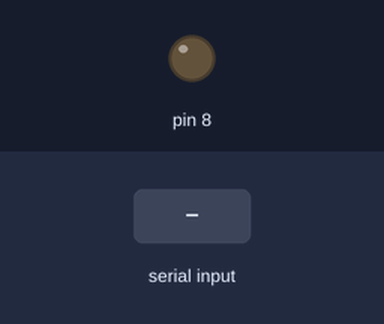
Bench run of a sketch on a simulated Arduino Uno, built with avr-gcc and run on an emulated ATmega328P. Parts: output pins drawn as LEDs (lit = HIGH). Inputs (shaded band) come from the test bench.

Above: at 1.2 s.
1.3 s: "A" received over Serial
At 2.6 s:
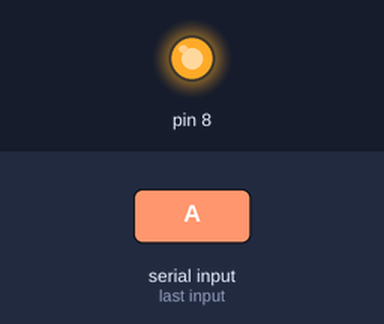
4.3 s: byte 71 (71) received over Serial
At 7.2 s:
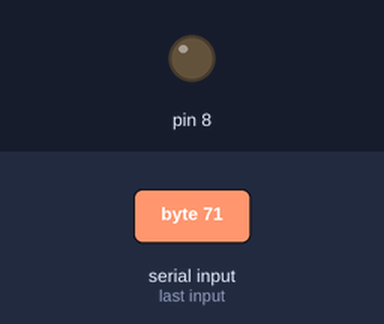
7.3 s: "B" received over Serial
At 8.8 s:
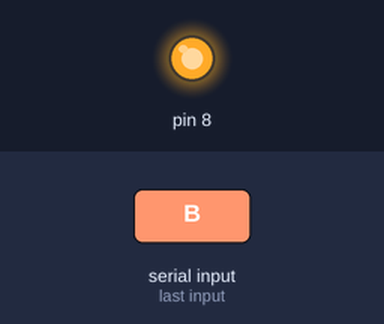
10.3 s: "C" received over Serial
Timing chart, 0 to 14.3 s (numbered marks = the images above; inputs shaded):
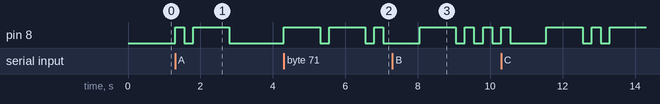

Measured:
- after the input at 1.3 s, pin 8: LOW → HIGH at once, → LOW 0.25 s later, → HIGH 0.25 s later, → LOW 1.0 s later
- after the input at 4.3 s, pin 8: goes HIGH 1.0 s, LOW 0.25 s, HIGH 1.0 s, LOW 0.25 s, HIGH 0.25 s, then LOW, starting at once
- after the input at 7.3 s, pin 8: LOW → HIGH after 0.75 s, then repeats every 0.50 s: LOW 0.25 s, HIGH 0.25 s

The sketch:

last-class-morse.ino
```cpp
 int incomingByte;

void setup()
{
  Serial.begin(9600);
  pinMode(8,OUTPUT);
}

void loop()
{
 if(Serial.available()>0)
 {
  incomingByte=Serial.read();
  switch(incomingByte)
  {
    case 65:

            dot();dash();
            delay(250*3);
            break;
    case 66:

            dash();dot();dot();dot();
            delay(250*3);
            break;
    case 67:

            dash();dot();dash();dot();
            delay(250*3);
            break;
    case 68:

             dash();dot();dot();
            delay(250*3);
            break;
    case 69:

            dot();
            delay(250*3);
            break;
    case 70:

             dot();dot();dash();dot();
            delay(250*3);
            break;
    case 71:

           dash();dash();dot();
            delay(250*3);
            break;
    case 72:

          dot();dot();dot();dot();
            delay(250*3);
            break;
    case 73:

            dot();dot();
            delay(250*3);
            break;
    case 74:

            dot();dash();dash();dash();
            delay(250*3);
            break;
    case 75:

             dash();dot();dash();
            delay(250*3);
            break;
    case 76:

            dot();dash();dash(); dot();
            delay(250*3);
            break;
    case 77:

            dash();dash();
            delay(250*3);
            break;
    case 78:

            dash();dot();
            delay(250*3);
            break;
    case 79:

          dash(); dash();dash();
            delay(250*3);
            break;
    case 80:

          dash();dot();dash();
            delay(250*3);
            break;
     case 81:

            dot();dash();dash();dot();
            delay(250*3);
            break;
     case 82:

            dot();dash();dot();
            delay(250*3);
            break;
     case 83:

            dash();
            delay(250*3);
            break;
    case 84:

            dot();dot();dash();
            delay(250*3);
            break;
    case 85:

            dot();dot();dot();dash();
            delay(250*3);
            break;
     case 86:

           dot();dash();dash();
            delay(250*3);
            break;
    case 87:

            dash();dot();dot();dash();
            delay(250*3);
            break;
    case 88:

            dash();dot();dash();dash();
            delay(250*3);
            break;
    case 89:

            dash();dot();dash();dot();
            delay(250*3);
            break;
    case 90:
            delay(250*3);
            break;
    default:
            break;
  }
 }
}


void dot()
{
  digitalWrite(8,HIGH);
  delay(250);
  digitalWrite(8,LOW);
  delay(250);
}
void dash()
{
  digitalWrite(8,HIGH);
  delay(1000);
  digitalWrite(8,LOW);
  delay(250);
}
```

Morse.cpp
```cpp
#include "Arduino.h"
#include "Morse.h"

Morse::Morse(int pin)
{
	pinMode(pin,OUTPUT);
	_pin=pin;
}

void Morse::dot()
{
	digitalWrite(_pin,HIGH);
	delay(250);
	digitalWrite(_pin,LOW);
	delay(250);
}

void Morse::dash()
{
	digitalWrite(_pin,HIGH);
	delay(1000);
	digitalWrite(_pin,LOW);
	delay(250);
}
```

Morse.h
```cpp
#ifndef _MORSE_H
#define _MORSE_H
class Morse
{
  public:
    Morse(int pin);
    void dot();
    void dash();
  private:
    int _pin;
};
#endif /*_MORSE_H*/
```
